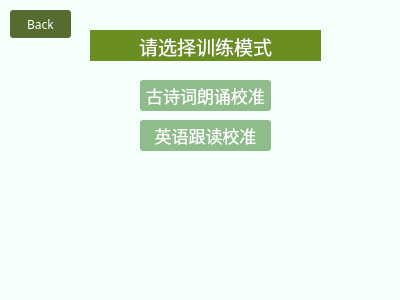
<?xml version="1.0" encoding="UTF-8"?>
<ui version="4.0">
 <class>Service_4</class>
 <widget class="QWidget" name="Service_4">
  <property name="geometry">
   <rect>
    <x>0</x>
    <y>0</y>
    <width>400</width>
    <height>300</height>
   </rect>
  </property>
  <property name="palette">
   <palette>
    <active>
     <colorrole role="Base">
      <brush brushstyle="SolidPattern">
       <color alpha="255">
        <red>255</red>
        <green>255</green>
        <blue>255</blue>
       </color>
      </brush>
     </colorrole>
     <colorrole role="Window">
      <brush brushstyle="SolidPattern">
       <color alpha="255">
        <red>245</red>
        <green>255</green>
        <blue>250</blue>
       </color>
      </brush>
     </colorrole>
    </active>
    <inactive>
     <colorrole role="Base">
      <brush brushstyle="SolidPattern">
       <color alpha="255">
        <red>255</red>
        <green>255</green>
        <blue>255</blue>
       </color>
      </brush>
     </colorrole>
     <colorrole role="Window">
      <brush brushstyle="SolidPattern">
       <color alpha="255">
        <red>245</red>
        <green>255</green>
        <blue>250</blue>
       </color>
      </brush>
     </colorrole>
    </inactive>
    <disabled>
     <colorrole role="Base">
      <brush brushstyle="SolidPattern">
       <color alpha="255">
        <red>245</red>
        <green>255</green>
        <blue>250</blue>
       </color>
      </brush>
     </colorrole>
     <colorrole role="Window">
      <brush brushstyle="SolidPattern">
       <color alpha="255">
        <red>245</red>
        <green>255</green>
        <blue>250</blue>
       </color>
      </brush>
     </colorrole>
    </disabled>
   </palette>
  </property>
  <property name="windowTitle">
   <string>跟读校准</string>
  </property>
  <widget class="QPushButton" name="PoetryCorrection">
   <property name="geometry">
    <rect>
     <x>140</x>
     <y>80</y>
     <width>131</width>
     <height>31</height>
    </rect>
   </property>
   <property name="font">
    <font>
     <family>方正姚体</family>
     <pointsize>13</pointsize>
    </font>
   </property>
   <property name="styleSheet">
    <string notr="true">QPushButton { background-color: rgb(143, 188, 139); border-radius: 3px; color: rgb(255, 255, 255); } QPushButton:hover { background-color: rgb(42, 53, 23); }</string>
   </property>
   <property name="text">
    <string>古诗词朗诵校准</string>
   </property>
  </widget>
  <widget class="QPushButton" name="EnglishCorrection">
   <property name="geometry">
    <rect>
     <x>140</x>
     <y>120</y>
     <width>131</width>
     <height>31</height>
    </rect>
   </property>
   <property name="font">
    <font>
     <family>方正姚体</family>
     <pointsize>13</pointsize>
    </font>
   </property>
   <property name="styleSheet">
    <string notr="true">QPushButton { background-color: rgb(143, 188, 139); border-radius: 3px; color: rgb(255, 255, 255); } QPushButton:hover { background-color: rgb(42, 53, 23); }</string>
   </property>
   <property name="text">
    <string>英语跟读校准</string>
   </property>
  </widget>
  <widget class="QTextBrowser" name="textBrowser">
   <property name="geometry">
    <rect>
     <x>90</x>
     <y>30</y>
     <width>231</width>
     <height>31</height>
    </rect>
   </property>
   <property name="palette">
    <palette>
     <active>
      <colorrole role="Base">
       <brush brushstyle="SolidPattern">
        <color alpha="255">
         <red>107</red>
         <green>142</green>
         <blue>35</blue>
        </color>
       </brush>
      </colorrole>
     </active>
     <inactive>
      <colorrole role="Base">
       <brush brushstyle="SolidPattern">
        <color alpha="255">
         <red>107</red>
         <green>142</green>
         <blue>35</blue>
        </color>
       </brush>
      </colorrole>
     </inactive>
     <disabled>
      <colorrole role="Base">
       <brush brushstyle="SolidPattern">
        <color alpha="255">
         <red>240</red>
         <green>240</green>
         <blue>240</blue>
        </color>
       </brush>
      </colorrole>
     </disabled>
    </palette>
   </property>
   <property name="font">
    <font>
     <family>方正姚体</family>
     <pointsize>14</pointsize>
    </font>
   </property>
   <property name="styleSheet">
    <string notr="true">border-width:0;
border-style:outset;</string>
   </property>
   <property name="frameShadow">
    <enum>QFrame::Plain</enum>
   </property>
   <property name="lineWidth">
    <number>1</number>
   </property>
   <property name="verticalScrollBarPolicy">
    <enum>Qt::ScrollBarAlwaysOff</enum>
   </property>
   <property name="horizontalScrollBarPolicy">
    <enum>Qt::ScrollBarAlwaysOff</enum>
   </property>
   <property name="sizeAdjustPolicy">
    <enum>QAbstractScrollArea::AdjustToContents</enum>
   </property>
   <property name="html">
    <string>&lt;!DOCTYPE HTML PUBLIC &quot;-//W3C//DTD HTML 4.0//EN&quot; &quot;http://www.w3.org/TR/REC-html40/strict.dtd&quot;&gt;
&lt;html&gt;&lt;head&gt;&lt;meta name=&quot;qrichtext&quot; content=&quot;1&quot; /&gt;&lt;style type=&quot;text/css&quot;&gt;
p, li { white-space: pre-wrap; }
&lt;/style&gt;&lt;/head&gt;&lt;body style=&quot; font-family:'方正姚体'; font-size:14pt; font-weight:400; font-style:normal;&quot;&gt;
&lt;p align=&quot;center&quot; style=&quot; margin-top:0px; margin-bottom:0px; margin-left:0px; margin-right:0px; -qt-block-indent:0; text-indent:0px;&quot;&gt;&lt;span style=&quot; color:#ffffff;&quot;&gt;请选择训练模式&lt;/span&gt;&lt;/p&gt;&lt;/body&gt;&lt;/html&gt;</string>
   </property>
  </widget>
  <widget class="QPushButton" name="Back">
   <property name="geometry">
    <rect>
     <x>10</x>
     <y>10</y>
     <width>61</width>
     <height>28</height>
    </rect>
   </property>
   <property name="font">
    <font>
     <family>Impact</family>
    </font>
   </property>
   <property name="styleSheet">
    <string notr="true">QPushButton { background-color: rgb(85, 107, 47); border-radius: 3px; color: rgb(255, 255, 255); } QPushButton:hover { background-color: rgb(42, 53, 23); }</string>
   </property>
   <property name="text">
    <string>Back</string>
   </property>
  </widget>
 </widget>
 <resources/>
 <connections/>
</ui>
